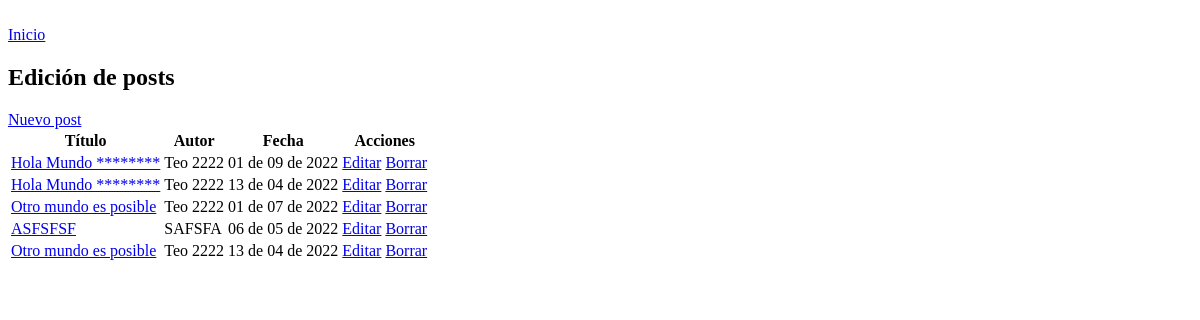
Before: / with the older database file.
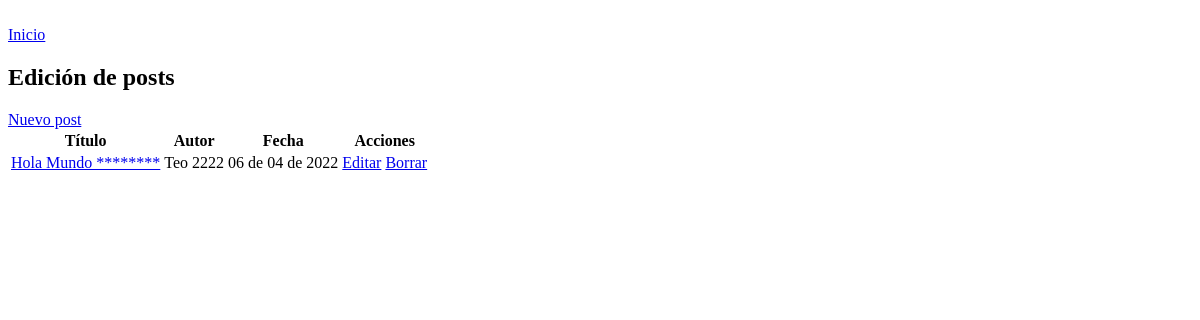
After: the same page with the newer database file.
### tables this page shows
CREATE TABLE posts (
	id INTEGER NOT NULL PRIMARY KEY AUTOINCREMENT,
	fecha date NOT NULL,
	autor TEXT(50) NOT NULL,
	titulo TEXT(120) NOT NULL,
	cuerpo TEXT(1000) NOT NULL
);

### admin.py (the view)
@route('/')
@jinja2_view('admin_index.html')
def home():
    bdatos = Sql(BD)
    resp = bdatos.select('SELECT  p.id, p.fecha, p.autor ,p.titulo, p.cuerpo  from posts p')
    resp = modifica_fecha(resp)
    return {'posts' : resp}

### admin.py (called while the page is built)
def modifica_fecha(lista_tuplas):
    salida = []
    tmp_tupla = ()
    for t in lista_tuplas:
        cadena_fecha = ''
        partes = t[1].split('-')
        cadena_fecha = partes[2] + ' de ' + partes[1] + ' de ' + partes[0]
        tmp_tupla = (t[0], cadena_fecha, t[2],t[3],t[4])
        salida.append(tmp_tupla)
    return salida

### sql.py (called while the page is built)
    def conectar(self):
        if self.__cnx is None:
            self.__cnx = sqlite3.connect(self.__bd)
        return self.__cnx

    def select(self, consulta):
        cnx = self.conectar()
        cur = cnx.cursor()
        cur.execute(consulta)
        filas = cur.fetchall()
        return filas

### templates/base.html (shortened to what this page needs)
<!DOCTYPE html>
<html lang="en">
<head>
    <link rel="stylesheet" href="">
</head>
<body>
    {%block content%}{%endblock%}
</body>
</html>

### templates/admin_index.html (shortened to what this page needs)
{% extends 'base.html' %}
{% block content %}
<br>
<a href="/">Inicio</a>
<br>
<h2>Edición de posts</h2>
<a href="/admin/editar">Nuevo post</a>
<table>
    <thead>
        <tr>
            <th>Título</th>
            <th>Autor</th>
            <th>Fecha</th>
            <th>Acciones</th>
        </tr>
    </thead>
    <tbody>
        {%for post in posts %}
        <tr>
            <td><a href="/admin/post/{{post[0]}}"> {{post[3]}}</a></td>
            <td>{{post[2]}}</td>
            <td>{{post[1]}}</td>
            <td><a href="/admin/editar/{{post[0]}}">Editar</a> <a href="/admin/borrar/{{post[0]}}">Borrar</a> </td>
        </tr>
        {%endfor%}
    </tbody>
</table>
{%endblock%}

Changed rows visible on the page:
removed posts: titulo "Hola Mundo ********", autor "Teo 2222", fecha "01 de 09 de 2022"
removed posts: titulo "Hola Mundo ********", autor "Teo 2222", fecha "13 de 04 de 2022"
removed posts: titulo "Otro mundo es posible", autor "Teo 2222", fecha "01 de 07 de 2022"
removed posts: titulo "ASFSFSF", autor "SAFSFA", fecha "06 de 05 de 2022"
removed posts: titulo "Otro mundo es posible", autor "Teo 2222", fecha "13 de 04 de 2022"
added posts: titulo "Hola Mundo ********", autor "Teo 2222", fecha "06 de 04 de 2022"
